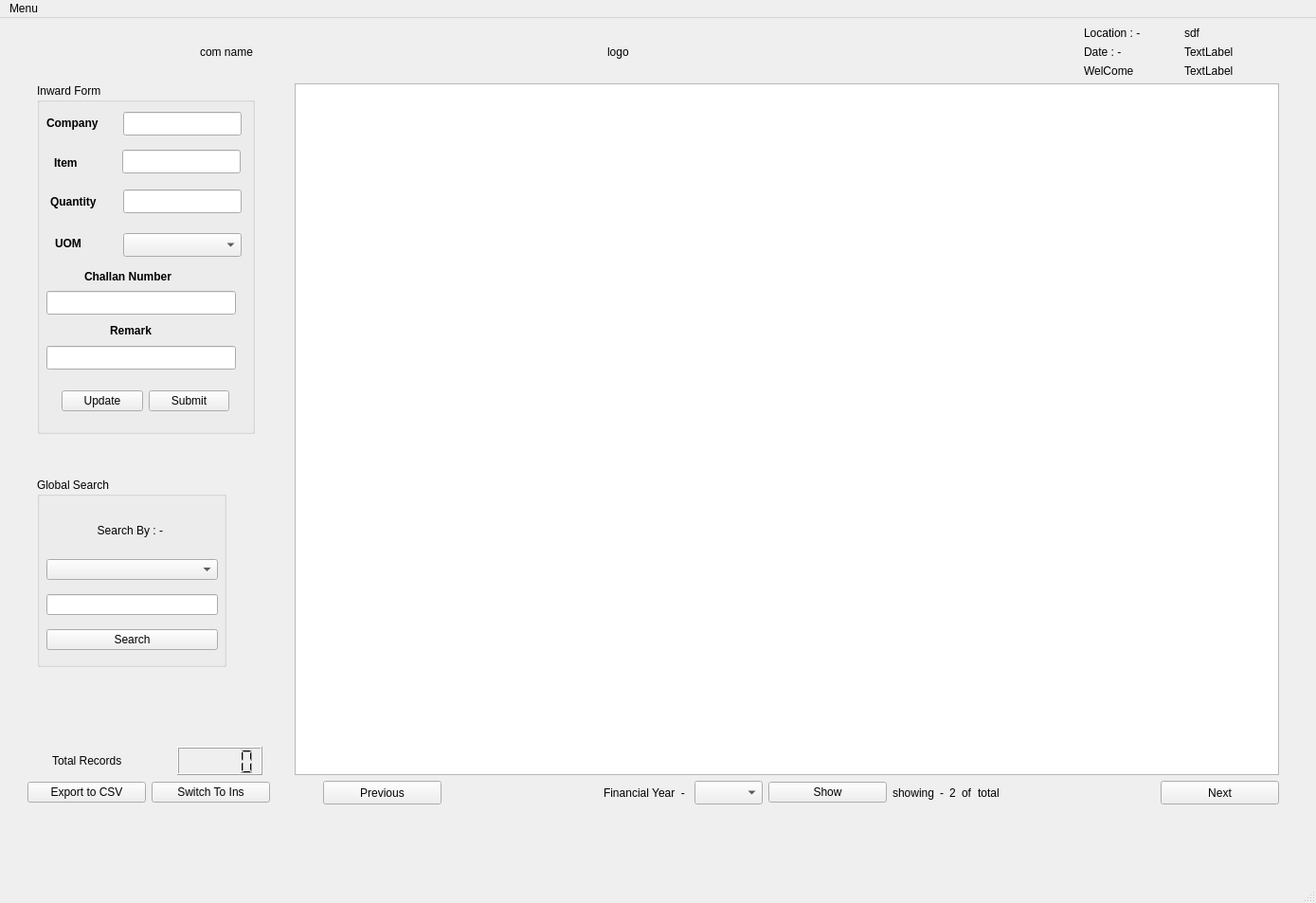
<?xml version="1.0" encoding="UTF-8"?>
<ui version="4.0">
 <class>MainWindow</class>
 <widget class="QMainWindow" name="MainWindow">
  <property name="geometry">
   <rect>
    <x>0</x>
    <y>0</y>
    <width>1389</width>
    <height>953</height>
   </rect>
  </property>
  <property name="windowTitle">
   <string>MainWindow</string>
  </property>
  <widget class="QWidget" name="centralwidget">
   <layout class="QGridLayout" name="gridLayout_3">
    <item row="5" column="0">
     <layout class="QHBoxLayout" name="horizontalLayout_6">
      <property name="leftMargin">
       <number>20</number>
      </property>
      <item>
       <widget class="QLabel" name="label_10">
        <property name="minimumSize">
         <size>
          <width>100</width>
          <height>30</height>
         </size>
        </property>
        <property name="maximumSize">
         <size>
          <width>100</width>
          <height>60</height>
         </size>
        </property>
        <property name="text">
         <string>Total Records</string>
        </property>
       </widget>
      </item>
      <item>
       <widget class="QLCDNumber" name="record">
        <property name="minimumSize">
         <size>
          <width>90</width>
          <height>30</height>
         </size>
        </property>
        <property name="maximumSize">
         <size>
          <width>90</width>
          <height>30</height>
         </size>
        </property>
       </widget>
      </item>
     </layout>
    </item>
    <item row="6" column="0">
     <layout class="QHBoxLayout" name="horizontalLayout_3">
      <property name="leftMargin">
       <number>20</number>
      </property>
      <property name="rightMargin">
       <number>20</number>
      </property>
      <item>
       <widget class="QPushButton" name="exportcsv">
        <property name="minimumSize">
         <size>
          <width>125</width>
          <height>0</height>
         </size>
        </property>
        <property name="text">
         <string>Export to CSV</string>
        </property>
       </widget>
      </item>
      <item>
       <widget class="QPushButton" name="switch_2">
        <property name="minimumSize">
         <size>
          <width>125</width>
          <height>0</height>
         </size>
        </property>
        <property name="text">
         <string>Switch To Ins</string>
        </property>
       </widget>
      </item>
     </layout>
    </item>
    <item row="7" column="1">
     <spacer name="verticalSpacer_7">
      <property name="orientation">
       <enum>Qt::Vertical</enum>
      </property>
      <property name="sizeHint" stdset="0">
       <size>
        <width>20</width>
        <height>40</height>
       </size>
      </property>
     </spacer>
    </item>
    <item row="3" column="0">
     <layout class="QVBoxLayout" name="verticalLayout_4">
      <property name="leftMargin">
       <number>30</number>
      </property>
      <item>
       <widget class="QGroupBox" name="groupBox">
        <property name="sizePolicy">
         <sizepolicy hsizetype="Expanding" vsizetype="Expanding">
          <horstretch>0</horstretch>
          <verstretch>0</verstretch>
         </sizepolicy>
        </property>
        <property name="minimumSize">
         <size>
          <width>220</width>
          <height>370</height>
         </size>
        </property>
        <property name="maximumSize">
         <size>
          <width>230</width>
          <height>450</height>
         </size>
        </property>
        <property name="title">
         <string>Inward Form</string>
        </property>
        <widget class="QLabel" name="label">
         <property name="geometry">
          <rect>
           <x>10</x>
           <y>32</y>
           <width>121</width>
           <height>20</height>
          </rect>
         </property>
         <property name="minimumSize">
          <size>
           <width>0</width>
           <height>20</height>
          </size>
         </property>
         <property name="text">
          <string>&lt;html&gt;&lt;head/&gt;&lt;body&gt;&lt;p&gt;&lt;span style=&quot; font-weight:600;&quot;&gt;Company&lt;/span&gt;&lt;/p&gt;&lt;/body&gt;&lt;/html&gt;</string>
         </property>
        </widget>
        <widget class="QLineEdit" name="company">
         <property name="geometry">
          <rect>
           <x>91</x>
           <y>30</y>
           <width>125</width>
           <height>25</height>
          </rect>
         </property>
         <property name="minimumSize">
          <size>
           <width>125</width>
           <height>0</height>
          </size>
         </property>
         <property name="maximumSize">
          <size>
           <width>125</width>
           <height>16777215</height>
          </size>
         </property>
        </widget>
        <widget class="QLabel" name="label_3">
         <property name="geometry">
          <rect>
           <x>18</x>
           <y>74</y>
           <width>50</width>
           <height>20</height>
          </rect>
         </property>
         <property name="text">
          <string>&lt;html&gt;&lt;head/&gt;&lt;body&gt;&lt;p&gt;&lt;span style=&quot; font-weight:600;&quot;&gt;Item&lt;/span&gt;&lt;/p&gt;&lt;/body&gt;&lt;/html&gt;</string>
         </property>
        </widget>
        <widget class="QLabel" name="label_4">
         <property name="geometry">
          <rect>
           <x>14</x>
           <y>115</y>
           <width>70</width>
           <height>20</height>
          </rect>
         </property>
         <property name="text">
          <string>&lt;html&gt;&lt;head/&gt;&lt;body&gt;&lt;p&gt;&lt;span style=&quot; font-weight:600;&quot;&gt;Quantity&lt;/span&gt;&lt;/p&gt;&lt;/body&gt;&lt;/html&gt;</string>
         </property>
        </widget>
        <widget class="QLineEdit" name="quantity">
         <property name="geometry">
          <rect>
           <x>91</x>
           <y>112</y>
           <width>125</width>
           <height>25</height>
          </rect>
         </property>
         <property name="sizePolicy">
          <sizepolicy hsizetype="Preferred" vsizetype="Preferred">
           <horstretch>0</horstretch>
           <verstretch>0</verstretch>
          </sizepolicy>
         </property>
         <property name="maximumSize">
          <size>
           <width>125</width>
           <height>16777215</height>
          </size>
         </property>
        </widget>
        <widget class="QLabel" name="label_5">
         <property name="geometry">
          <rect>
           <x>19</x>
           <y>161</y>
           <width>67</width>
           <height>17</height>
          </rect>
         </property>
         <property name="text">
          <string>&lt;html&gt;&lt;head/&gt;&lt;body&gt;&lt;p&gt;&lt;span style=&quot; font-weight:600;&quot;&gt;UOM&lt;/span&gt;&lt;/p&gt;&lt;/body&gt;&lt;/html&gt;</string>
         </property>
        </widget>
        <widget class="QComboBox" name="uom">
         <property name="geometry">
          <rect>
           <x>91</x>
           <y>158</y>
           <width>125</width>
           <height>25</height>
          </rect>
         </property>
        </widget>
        <widget class="QLabel" name="label_6">
         <property name="geometry">
          <rect>
           <x>50</x>
           <y>196</y>
           <width>121</width>
           <height>17</height>
          </rect>
         </property>
         <property name="text">
          <string>&lt;html&gt;&lt;head/&gt;&lt;body&gt;&lt;p&gt;&lt;span style=&quot; font-weight:600;&quot;&gt;Challan Number&lt;/span&gt;&lt;/p&gt;&lt;/body&gt;&lt;/html&gt;</string>
         </property>
        </widget>
        <widget class="QLineEdit" name="challan">
         <property name="geometry">
          <rect>
           <x>10</x>
           <y>219</y>
           <width>200</width>
           <height>25</height>
          </rect>
         </property>
         <property name="minimumSize">
          <size>
           <width>200</width>
           <height>0</height>
          </size>
         </property>
         <property name="maximumSize">
          <size>
           <width>200</width>
           <height>16777215</height>
          </size>
         </property>
        </widget>
        <widget class="QLabel" name="label_7">
         <property name="geometry">
          <rect>
           <x>77</x>
           <y>253</y>
           <width>67</width>
           <height>17</height>
          </rect>
         </property>
         <property name="text">
          <string>&lt;html&gt;&lt;head/&gt;&lt;body&gt;&lt;p&gt;&lt;span style=&quot; font-weight:600;&quot;&gt;Remark&lt;/span&gt;&lt;/p&gt;&lt;/body&gt;&lt;/html&gt;</string>
         </property>
        </widget>
        <widget class="QLineEdit" name="remark">
         <property name="geometry">
          <rect>
           <x>10</x>
           <y>277</y>
           <width>200</width>
           <height>25</height>
          </rect>
         </property>
         <property name="minimumSize">
          <size>
           <width>200</width>
           <height>0</height>
          </size>
         </property>
         <property name="maximumSize">
          <size>
           <width>200</width>
           <height>16777215</height>
          </size>
         </property>
        </widget>
        <widget class="QWidget" name="horizontalLayoutWidget">
         <property name="geometry">
          <rect>
           <x>26</x>
           <y>320</y>
           <width>177</width>
           <height>31</height>
          </rect>
         </property>
         <layout class="QHBoxLayout" name="horizontalLayout">
          <item>
           <widget class="QPushButton" name="update1">
            <property name="text">
             <string>Update</string>
            </property>
           </widget>
          </item>
          <item>
           <widget class="QPushButton" name="submit">
            <property name="text">
             <string>Submit</string>
            </property>
           </widget>
          </item>
         </layout>
        </widget>
        <widget class="QLineEdit" name="itemname">
         <property name="geometry">
          <rect>
           <x>90</x>
           <y>70</y>
           <width>125</width>
           <height>25</height>
          </rect>
         </property>
         <property name="minimumSize">
          <size>
           <width>125</width>
           <height>0</height>
          </size>
         </property>
         <property name="maximumSize">
          <size>
           <width>125</width>
           <height>16777215</height>
          </size>
         </property>
        </widget>
       </widget>
      </item>
      <item>
       <spacer name="verticalSpacer">
        <property name="orientation">
         <enum>Qt::Vertical</enum>
        </property>
        <property name="sizeHint" stdset="0">
         <size>
          <width>20</width>
          <height>40</height>
         </size>
        </property>
       </spacer>
      </item>
      <item>
       <widget class="QGroupBox" name="groupBox_2">
        <property name="minimumSize">
         <size>
          <width>0</width>
          <height>200</height>
         </size>
        </property>
        <property name="maximumSize">
         <size>
          <width>200</width>
          <height>16777215</height>
         </size>
        </property>
        <property name="title">
         <string>Global Search</string>
        </property>
        <widget class="QWidget" name="verticalLayoutWidget">
         <property name="geometry">
          <rect>
           <x>10</x>
           <y>32</y>
           <width>181</width>
           <height>161</height>
          </rect>
         </property>
         <layout class="QVBoxLayout" name="verticalLayout">
          <item>
           <widget class="QLabel" name="label_2">
            <property name="minimumSize">
             <size>
              <width>100</width>
              <height>0</height>
             </size>
            </property>
            <property name="maximumSize">
             <size>
              <width>180</width>
              <height>30</height>
             </size>
            </property>
            <property name="text">
             <string>Search By : - </string>
            </property>
            <property name="alignment">
             <set>Qt::AlignCenter</set>
            </property>
           </widget>
          </item>
          <item>
           <widget class="QComboBox" name="gsearch"/>
          </item>
          <item>
           <widget class="QLineEdit" name="search1"/>
          </item>
          <item>
           <widget class="QPushButton" name="searchbtn">
            <property name="minimumSize">
             <size>
              <width>125</width>
              <height>0</height>
             </size>
            </property>
            <property name="text">
             <string>Search</string>
            </property>
           </widget>
          </item>
         </layout>
        </widget>
       </widget>
      </item>
      <item>
       <spacer name="verticalSpacer_3">
        <property name="orientation">
         <enum>Qt::Vertical</enum>
        </property>
        <property name="sizeHint" stdset="0">
         <size>
          <width>20</width>
          <height>5</height>
         </size>
        </property>
       </spacer>
      </item>
     </layout>
    </item>
    <item row="0" column="0" colspan="2">
     <layout class="QGridLayout" name="gridLayout">
      <property name="leftMargin">
       <number>30</number>
      </property>
      <property name="rightMargin">
       <number>30</number>
      </property>
      <item row="0" column="4">
       <widget class="QLabel" name="logo">
        <property name="minimumSize">
         <size>
          <width>300</width>
          <height>50</height>
         </size>
        </property>
        <property name="maximumSize">
         <size>
          <width>300</width>
          <height>50</height>
         </size>
        </property>
        <property name="text">
         <string>logo</string>
        </property>
       </widget>
      </item>
      <item row="0" column="5">
       <spacer name="horizontalSpacer_4">
        <property name="orientation">
         <enum>Qt::Horizontal</enum>
        </property>
        <property name="sizeType">
         <enum>QSizePolicy::Preferred</enum>
        </property>
        <property name="sizeHint" stdset="0">
         <size>
          <width>800</width>
          <height>20</height>
         </size>
        </property>
       </spacer>
      </item>
      <item row="0" column="7">
       <layout class="QVBoxLayout" name="verticalLayout_11">
        <item>
         <widget class="QLabel" name="loc">
          <property name="minimumSize">
           <size>
            <width>100</width>
            <height>0</height>
           </size>
          </property>
          <property name="maximumSize">
           <size>
            <width>100</width>
            <height>16777215</height>
           </size>
          </property>
          <property name="text">
           <string>sdf</string>
          </property>
         </widget>
        </item>
        <item>
         <widget class="QLabel" name="date">
          <property name="minimumSize">
           <size>
            <width>100</width>
            <height>0</height>
           </size>
          </property>
          <property name="maximumSize">
           <size>
            <width>100</width>
            <height>16777215</height>
           </size>
          </property>
          <property name="text">
           <string>TextLabel</string>
          </property>
         </widget>
        </item>
        <item>
         <widget class="QLabel" name="uname">
          <property name="minimumSize">
           <size>
            <width>100</width>
            <height>0</height>
           </size>
          </property>
          <property name="maximumSize">
           <size>
            <width>100</width>
            <height>16777215</height>
           </size>
          </property>
          <property name="text">
           <string>TextLabel</string>
          </property>
         </widget>
        </item>
       </layout>
      </item>
      <item row="0" column="3">
       <spacer name="horizontalSpacer_3">
        <property name="orientation">
         <enum>Qt::Horizontal</enum>
        </property>
        <property name="sizeType">
         <enum>QSizePolicy::Preferred</enum>
        </property>
        <property name="sizeHint" stdset="0">
         <size>
          <width>250</width>
          <height>20</height>
         </size>
        </property>
       </spacer>
      </item>
      <item row="0" column="6">
       <layout class="QVBoxLayout" name="verticalLayout_5">
        <item>
         <widget class="QLabel" name="label_12">
          <property name="minimumSize">
           <size>
            <width>100</width>
            <height>0</height>
           </size>
          </property>
          <property name="maximumSize">
           <size>
            <width>100</width>
            <height>16777215</height>
           </size>
          </property>
          <property name="text">
           <string>Location : - </string>
          </property>
         </widget>
        </item>
        <item>
         <widget class="QLabel" name="label_14">
          <property name="minimumSize">
           <size>
            <width>100</width>
            <height>0</height>
           </size>
          </property>
          <property name="maximumSize">
           <size>
            <width>100</width>
            <height>16777215</height>
           </size>
          </property>
          <property name="text">
           <string>Date : -</string>
          </property>
         </widget>
        </item>
        <item>
         <widget class="QLabel" name="label_13">
          <property name="minimumSize">
           <size>
            <width>100</width>
            <height>0</height>
           </size>
          </property>
          <property name="maximumSize">
           <size>
            <width>100</width>
            <height>16777215</height>
           </size>
          </property>
          <property name="text">
           <string>WelCome </string>
          </property>
         </widget>
        </item>
       </layout>
      </item>
      <item row="0" column="2">
       <spacer name="horizontalSpacer_2">
        <property name="orientation">
         <enum>Qt::Horizontal</enum>
        </property>
        <property name="sizeType">
         <enum>QSizePolicy::Preferred</enum>
        </property>
        <property name="sizeHint" stdset="0">
         <size>
          <width>800</width>
          <height>20</height>
         </size>
        </property>
       </spacer>
      </item>
      <item row="0" column="0">
       <layout class="QGridLayout" name="gridLayout_2"/>
      </item>
      <item row="0" column="1">
       <widget class="QLabel" name="companyname">
        <property name="minimumSize">
         <size>
          <width>400</width>
          <height>50</height>
         </size>
        </property>
        <property name="maximumSize">
         <size>
          <width>400</width>
          <height>50</height>
         </size>
        </property>
        <property name="styleSheet">
         <string notr="true">font: 75 20pt &quot;Nimbus Mono PS&quot;;</string>
        </property>
        <property name="text">
         <string>com name</string>
        </property>
        <property name="alignment">
         <set>Qt::AlignCenter</set>
        </property>
       </widget>
      </item>
     </layout>
    </item>
    <item row="3" column="1" rowspan="3">
     <layout class="QGridLayout" name="gridLayout_4" rowstretch="0">
      <property name="sizeConstraint">
       <enum>QLayout::SetMinimumSize</enum>
      </property>
      <property name="rightMargin">
       <number>30</number>
      </property>
      <item row="0" column="0">
       <widget class="QTableView" name="tableView">
        <property name="minimumSize">
         <size>
          <width>350</width>
          <height>350</height>
         </size>
        </property>
        <property name="maximumSize">
         <size>
          <width>1600</width>
          <height>900</height>
         </size>
        </property>
        <property name="styleSheet">
         <string notr="true">QTableWidget QTableCornerButton::section {
    background-color: blue;
}
QTableWidget::item[row=&quot;1&quot;][column=&quot;2&quot;] {
    background-color: blue;
}
</string>
        </property>
        <property name="alternatingRowColors">
         <bool>true</bool>
        </property>
        <property name="gridStyle">
         <enum>Qt::DotLine</enum>
        </property>
        <property name="wordWrap">
         <bool>true</bool>
        </property>
        <property name="cornerButtonEnabled">
         <bool>false</bool>
        </property>
       </widget>
      </item>
     </layout>
    </item>
    <item row="6" column="1">
     <layout class="QHBoxLayout" name="horizontalLayout_7">
      <property name="leftMargin">
       <number>30</number>
      </property>
      <property name="rightMargin">
       <number>30</number>
      </property>
      <item>
       <widget class="QPushButton" name="previous">
        <property name="minimumSize">
         <size>
          <width>125</width>
          <height>25</height>
         </size>
        </property>
        <property name="maximumSize">
         <size>
          <width>16777215</width>
          <height>25</height>
         </size>
        </property>
        <property name="text">
         <string>Previous</string>
        </property>
       </widget>
      </item>
      <item>
       <spacer name="horizontalSpacer">
        <property name="orientation">
         <enum>Qt::Horizontal</enum>
        </property>
        <property name="sizeHint" stdset="0">
         <size>
          <width>40</width>
          <height>20</height>
         </size>
        </property>
       </spacer>
      </item>
      <item>
       <widget class="QLabel" name="label_8">
        <property name="text">
         <string>Financial Year  - </string>
        </property>
       </widget>
      </item>
      <item>
       <widget class="QComboBox" name="fyear">
        <property name="sizePolicy">
         <sizepolicy hsizetype="Preferred" vsizetype="Preferred">
          <horstretch>0</horstretch>
          <verstretch>0</verstretch>
         </sizepolicy>
        </property>
        <property name="maximumSize">
         <size>
          <width>300</width>
          <height>16777215</height>
         </size>
        </property>
       </widget>
      </item>
      <item>
       <widget class="QPushButton" name="fshow">
        <property name="minimumSize">
         <size>
          <width>125</width>
          <height>0</height>
         </size>
        </property>
        <property name="text">
         <string>Show</string>
        </property>
       </widget>
      </item>
      <item>
       <widget class="QLabel" name="showing">
        <property name="text">
         <string>showing</string>
        </property>
       </widget>
      </item>
      <item>
       <widget class="QLabel" name="label_11">
        <property name="text">
         <string>-</string>
        </property>
       </widget>
      </item>
      <item>
       <widget class="QLabel" name="range">
        <property name="text">
         <string>2</string>
        </property>
       </widget>
      </item>
      <item>
       <widget class="QLabel" name="label_9">
        <property name="text">
         <string>of</string>
        </property>
       </widget>
      </item>
      <item>
       <widget class="QLabel" name="total_entry">
        <property name="text">
         <string>total</string>
        </property>
       </widget>
      </item>
      <item>
       <spacer name="horizontalSpacer_5">
        <property name="orientation">
         <enum>Qt::Horizontal</enum>
        </property>
        <property name="sizeHint" stdset="0">
         <size>
          <width>50</width>
          <height>20</height>
         </size>
        </property>
       </spacer>
      </item>
      <item>
       <widget class="QPushButton" name="next">
        <property name="minimumSize">
         <size>
          <width>125</width>
          <height>25</height>
         </size>
        </property>
        <property name="maximumSize">
         <size>
          <width>16777215</width>
          <height>25</height>
         </size>
        </property>
        <property name="text">
         <string>Next</string>
        </property>
       </widget>
      </item>
     </layout>
    </item>
    <item row="4" column="0">
     <spacer name="verticalSpacer_2">
      <property name="orientation">
       <enum>Qt::Vertical</enum>
      </property>
      <property name="sizeHint" stdset="0">
       <size>
        <width>20</width>
        <height>10</height>
       </size>
      </property>
     </spacer>
    </item>
   </layout>
  </widget>
  <widget class="QMenuBar" name="menubar">
   <property name="geometry">
    <rect>
     <x>0</x>
     <y>0</y>
     <width>1389</width>
     <height>22</height>
    </rect>
   </property>
   <widget class="QMenu" name="logout">
    <property name="title">
     <string>Menu</string>
    </property>
   </widget>
   <addaction name="logout"/>
  </widget>
  <widget class="QStatusBar" name="statusbar"/>
 </widget>
 <tabstops>
  <tabstop>company</tabstop>
  <tabstop>quantity</tabstop>
  <tabstop>uom</tabstop>
  <tabstop>challan</tabstop>
  <tabstop>remark</tabstop>
  <tabstop>gsearch</tabstop>
  <tabstop>search1</tabstop>
  <tabstop>searchbtn</tabstop>
  <tabstop>previous</tabstop>
  <tabstop>next</tabstop>
  <tabstop>fyear</tabstop>
  <tabstop>fshow</tabstop>
  <tabstop>tableView</tabstop>
 </tabstops>
 <resources/>
 <connections/>
</ui>
